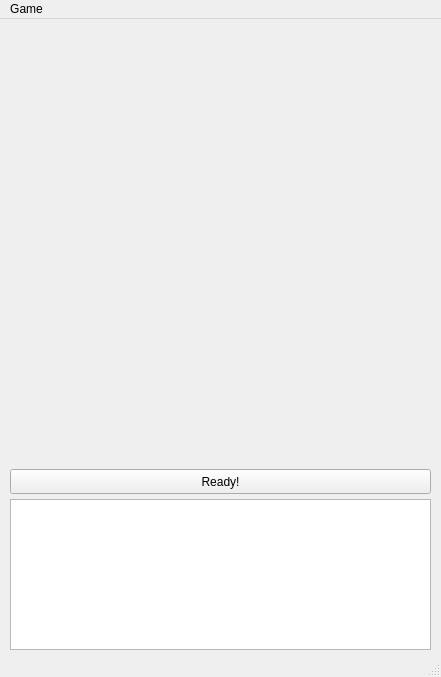
<?xml version="1.0" encoding="UTF-8"?>
<ui version="4.0">
 <class>MainWindow</class>
 <widget class="QMainWindow" name="MainWindow">
  <property name="geometry">
   <rect>
    <x>0</x>
    <y>0</y>
    <width>441</width>
    <height>677</height>
   </rect>
  </property>
  <property name="windowTitle">
   <string>MainWindow</string>
  </property>
  <widget class="QWidget" name="centralwidget">
   <widget class="QWidget" name="gridLayoutWidget">
    <property name="geometry">
     <rect>
      <x>10</x>
      <y>10</y>
      <width>421</width>
      <height>431</height>
     </rect>
    </property>
    <layout class="QGridLayout" name="fieldGrid">
     <property name="sizeConstraint">
      <enum>QLayout::SetDefaultConstraint</enum>
     </property>
     <property name="spacing">
      <number>0</number>
     </property>
    </layout>
   </widget>
   <widget class="QPushButton" name="readyButton">
    <property name="geometry">
     <rect>
      <x>10</x>
      <y>450</y>
      <width>421</width>
      <height>25</height>
     </rect>
    </property>
    <property name="text">
     <string>Ready!</string>
    </property>
   </widget>
   <widget class="QTextEdit" name="textEdit">
    <property name="geometry">
     <rect>
      <x>10</x>
      <y>480</y>
      <width>421</width>
      <height>151</height>
     </rect>
    </property>
   </widget>
  </widget>
  <widget class="QMenuBar" name="menubar">
   <property name="geometry">
    <rect>
     <x>0</x>
     <y>0</y>
     <width>441</width>
     <height>22</height>
    </rect>
   </property>
   <widget class="QMenu" name="menuGame">
    <property name="title">
     <string>Game</string>
    </property>
    <addaction name="actionNewGame"/>
   </widget>
   <addaction name="menuGame"/>
  </widget>
  <widget class="QStatusBar" name="statusbar"/>
  <action name="actionNewGame">
   <property name="text">
    <string>New game</string>
   </property>
  </action>
 </widget>
 <resources/>
 <connections/>
</ui>
